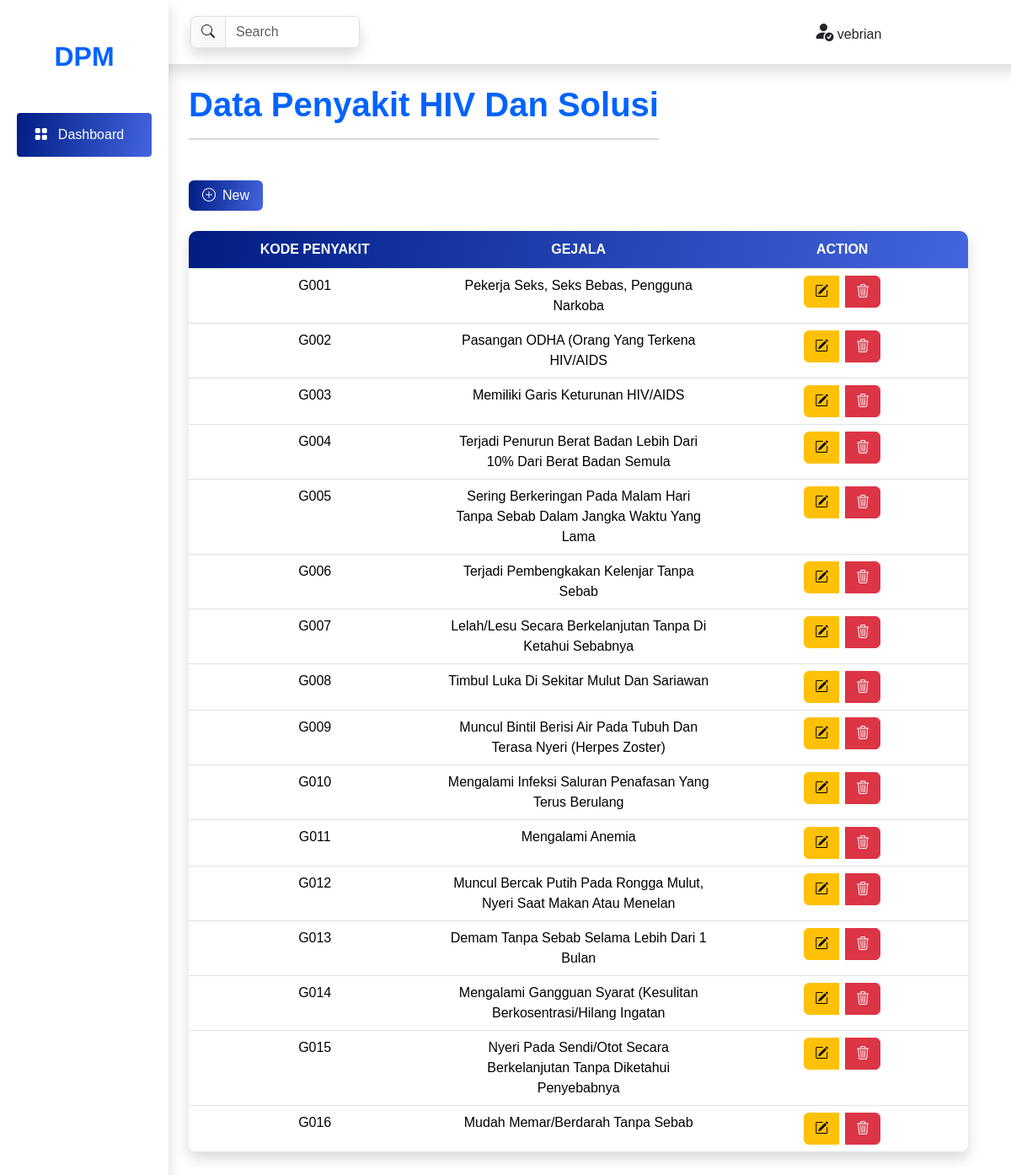
Page /admin/index.php (signed in) on the committed database.
### tables this page shows
CREATE TABLE `data_hiv` (
  `id` bigint(20) NOT NULL,
  `kode_gejala` varchar(255) NOT NULL,
  `gejala` varchar(200) NOT NULL
);

### admin/index.php (the view, shortened to what this page needs)
<?php
require "../php/db.php";
$query = mysqli_query($db, "SELECT * FROM data_hiv");
?>
<!DOCTYPE html>
<html lang="en">
<head>
    <link href="https://cdn.jsdelivr.net/npm/bootstrap@5.3.2/dist/css/bootstrap.min.css" rel="stylesheet" />
    <link rel="stylesheet" href="https://cdn.jsdelivr.net/npm/bootstrap-icons@1.11.1/font/bootstrap-icons.css">
    <link rel="stylesheet" href="../assets/css/dasboard.css?v=<?php time() ?>">
</head>
<body>
    <section class="dashboard">
        <div class="row m-0 p-0">
            <div class="col-2 side-bar shadow p-0 ">
                <div class="container-fluid p-0">
                    <h1 class="fw-bold fs-2 text-center mt-5">DPM</h1>
                    <div class="bar-items mt-5">
                        <div class="row pt-2 pb-2">
                            <div class="btn-nav d-flex justify-content-center align-items-center">
                                <span><i class="bi bi-grid-fill"></i></span>
                                <button class="btn " type="button" data-bs-toggle="collapse" data-bs-target="#collapseExample" aria-expanded="false" aria-controls="collapseExample">
                                    Dashboard
                                </button>
                            </div>
                        </div>
                    </div>
                </div>
            </div>
            <div class="col-10 content p-0 ">
                <div class="row">
                    <div class="col-12 navbar-content shadow p-0 ">
                        <div class="row w-100 h-100 d-flex justify-content-start align-items-center" style="margin-left: 26px;">
                            <div class="col-5 search">
                                <div class="input-group w-50 shadow" id="filter">
                                    <span class="input-group-text" id="basic-addon1"><i class="bi bi-search"></i></span>
                                    <input type="search" class="form-control shadow-none" placeholder="Search" controls="tabelDataa">
                                </div>
                            </div>
                            <div class="col-5 d-flex justify-content-end gap-4 ">
                                <button class="btn btn-sm fs-6 px-2 p-0 m-0" type="button" data-bs-toggle="dropdown"><span><i class="bi bi-person-fill-check fs-4"></i></span> <?= $_SESSION['nama']?> </button>
                            </div>
                        </div>
                    </div>
                    <div class="col-12 admin-content ">
                        <div class="container-fluid ps-4">
                            <h1 class="fw-bold mt-4 pb-3">Data Penyakit HIV Dan Solusi</h1>
                            <button class="btn btn-add-data d-flex px-3 mt-5" data-bs-toggle="modal" data-bs-target="#addNewData">
                                <i class="bi bi-plus-circle"></i>
                                <p class="ms-2 mb-0">New</p>
                            </button>
                            <div class="tabel-data mt-4 mb-4">
                                <table class="table shadow text-center ">
                                    <thead>
                                        <tr>
                                            <th scope="col">KODE PENYAKIT</th>
                                            <th scope="col">GEJALA</th>
                                            <th scope="col">ACTION</th>
                                        </tr>
                                    </thead>
                                    <tbody>
                                        <?php while ($data = mysqli_fetch_array($query)) { ?>
                                            <tr>
                                                <td class="text-capitalize"><?= $data['kode_gejala'] ?></td>
                                                <td class="text-capitalize"><?= $data['gejala'] ?></td>
                                                <td>
                                                    <div class="btn-group gap-2 ">
                                                        <a href="form/edit_form_gejala.php?edit=<?= $data['id'] ?>&kode=<?= $data['kode_gejala'] ?>&action=editgejala" class="btn btn-warning"><i class="bi bi-pencil-square"></i></i></a>
                                                        <a href="../php/delete.php?id=<?= $data['id'] ?>&action=deletegejala" class="btn btn-danger"><i class="bi bi-trash3"></i></a>
                                                    </div>
                                                </td>
                                            </tr>
                                        <?php } ?>
                                    </tbody>
                                </table>
                            </div>
                        </div>
                    </div>
                </div>
            </div>
        </div>
    </section>
</body>
</html>

### assets/css/dasboard.css (style rules this page uses)
:root { --color-lighblue1: #0063FF; --color-lighblue2: #4365DE; --color-darkblue: #001D83; --color-white: #FFFFFF; --color-black: #262626; --color-yellow: #E8C018; }
* { box-sizing: border-box; padding: 0; margin: 0; font-family: "Poppins", sans-serif; }
html { scroll-behavior: smooth; }
.dashboard .row .side-bar { height: 100vh; }
.dashboard .row .side-bar .container-fluid h1 { color: var(--color-lighblue1); }
.dashboard .row .side-bar .bar-items .row { width: 80%; margin: 0 auto; background: linear-gradient(280deg,#4365DE, #001D83); border-radius: 4px; }
.dashboard .row .side-bar .bar-items .row .btn-nav span, .dashboard .row .side-bar .bar-items .row .btn-nav button { color: var(--color-white); }
.dashboard .row .side-bar .bar-items .row .btn-nav button { border: 0; outline: 0; }
.dashboard .row .content { height: 100vh; overflow: hidden; }
.dashboard .row .content .row .navbar-content { height: 76px; }
.dashboard .row .content .row .admin-content { height: 90vh; overflow: scroll; }
.dashboard .row .content .row .navbar-content .row .search .input-group { border-radius: 10px; }
.dashboard .row .content .row .admin-content h1 { color: var(--color-lighblue1); border-bottom: 2px solid #D9D9D9; width: max-content; }
.dashboard .row .content .row .admin-content .container-fluid .btn-add-data { background: linear-gradient(280deg,#4365DE, #001D83); color: var(--color-white); border: none; }
.dashboard .row .content .row .admin-content .container-fluid .tabel-data table { overflow: hidden; border-radius: 10px; width: 96%; }
.dashboard .row .content .row .admin-content .container-fluid .tabel-data table thead { background: linear-gradient(280deg,#4365DE, #001D83); }
.dashboard .row .content .row .admin-content .container-fluid .tabel-data table thead tr th { background-color: transparent; color: var(--color-white); width: 150px; padding: 10px 0; }

### rows in the picture
data_hiv: kode_gejala "G001", gejala "Pekerja Seks, Seks Bebas, Pengguna Narkoba"
data_hiv: kode_gejala "G002", gejala "Pasangan ODHA (Orang Yang Terkena HIV/AIDS"
data_hiv: kode_gejala "G003", gejala "Memiliki Garis Keturunan HIV/AIDS"
data_hiv: kode_gejala "G004", gejala "Terjadi Penurun Berat Badan Lebih Dari 10% Dari Berat Badan Semula"
data_hiv: kode_gejala "G005", gejala "Sering Berkeringan Pada Malam Hari Tanpa Sebab Dalam Jangka Waktu Yang Lama"
data_hiv: kode_gejala "G006", gejala "Terjadi Pembengkakan Kelenjar Tanpa Sebab"
data_hiv: kode_gejala "G007", gejala "Lelah/Lesu Secara Berkelanjutan Tanpa Di Ketahui Sebabnya"
data_hiv: kode_gejala "G008", gejala "Timbul Luka Di Sekitar Mulut Dan Sariawan"
data_hiv: kode_gejala "G009", gejala "Muncul Bintil Berisi Air Pada Tubuh Dan Terasa Nyeri (Herpes Zoster)"
data_hiv: kode_gejala "G010", gejala "Mengalami Infeksi Saluran Penafasan Yang Terus Berulang"
data_hiv: kode_gejala "G011", gejala "Mengalami Anemia"
data_hiv: kode_gejala "G012", gejala "Muncul Bercak Putih Pada Rongga Mulut, Nyeri Saat Makan Atau Menelan"
data_hiv: kode_gejala "G013", gejala "Demam Tanpa Sebab Selama Lebih Dari 1 Bulan"
data_hiv: kode_gejala "G014", gejala "Mengalami Gangguan Syarat (Kesulitan Berkosentrasi/Hilang Ingatan"
data_hiv: kode_gejala "G015", gejala "Nyeri Pada Sendi/Otot Secara Berkelanjutan Tanpa Diketahui Penyebabnya"
data_hiv: kode_gejala "G016", gejala "Mudah Memar/Berdarah Tanpa Sebab"

### other values in the picture
$_SESSION['nama'] "vebrian"
